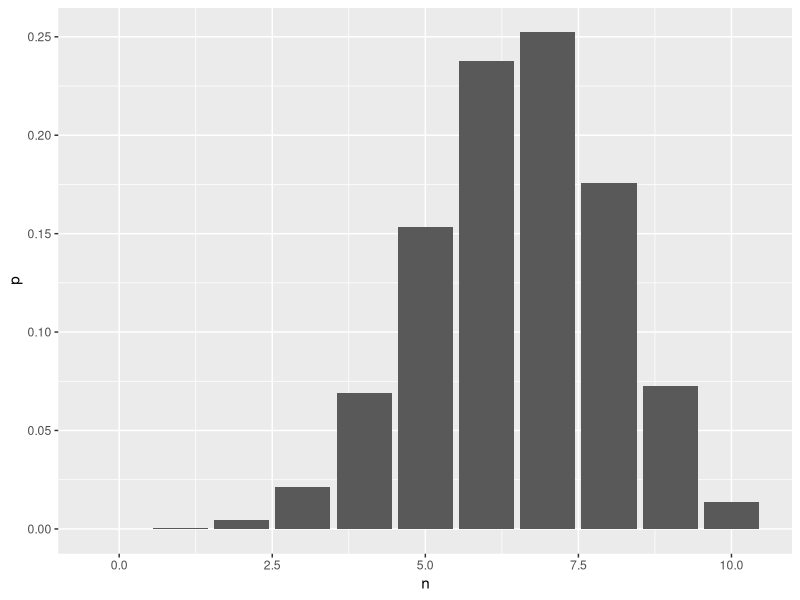
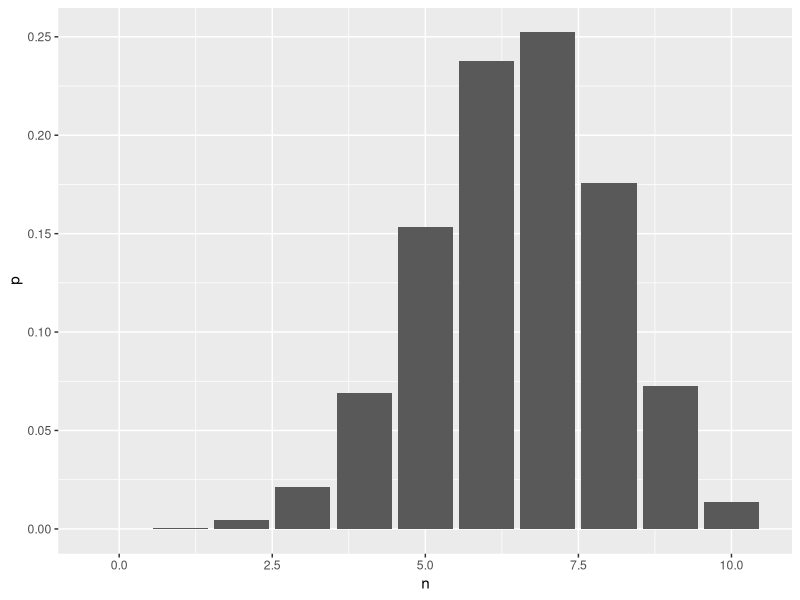
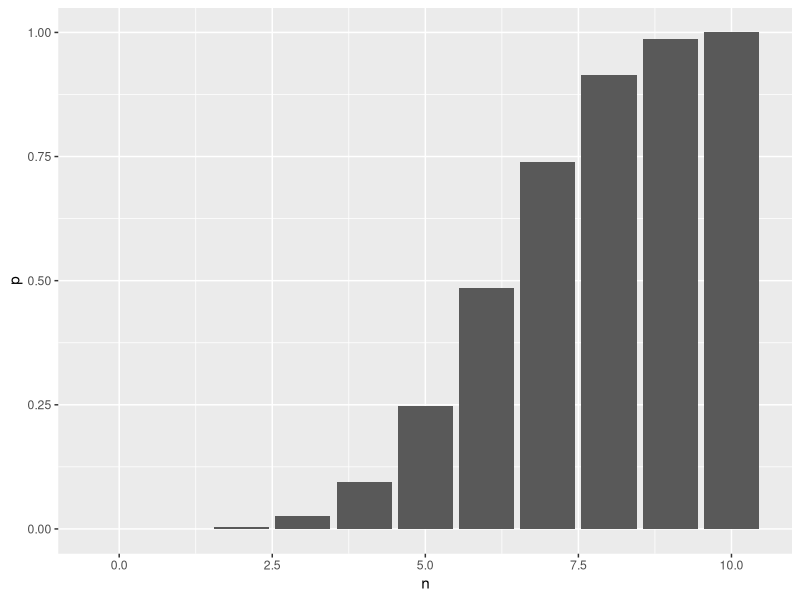
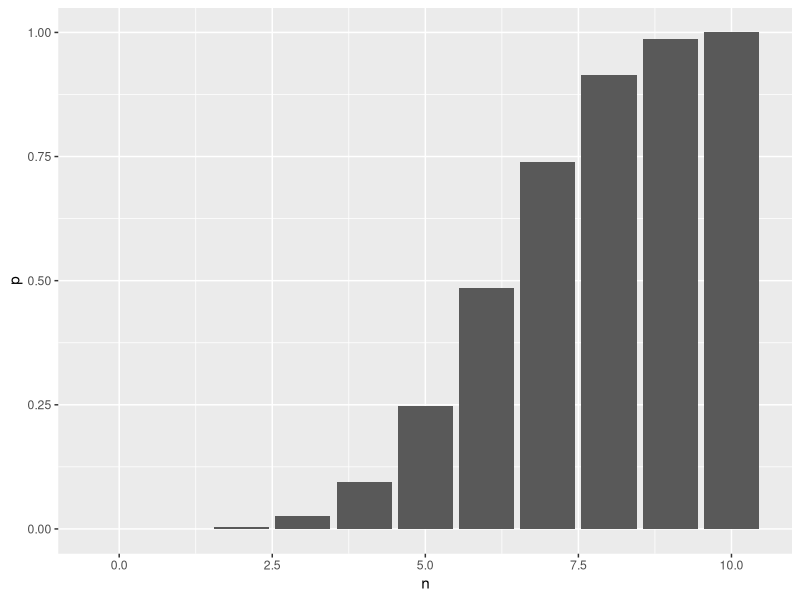
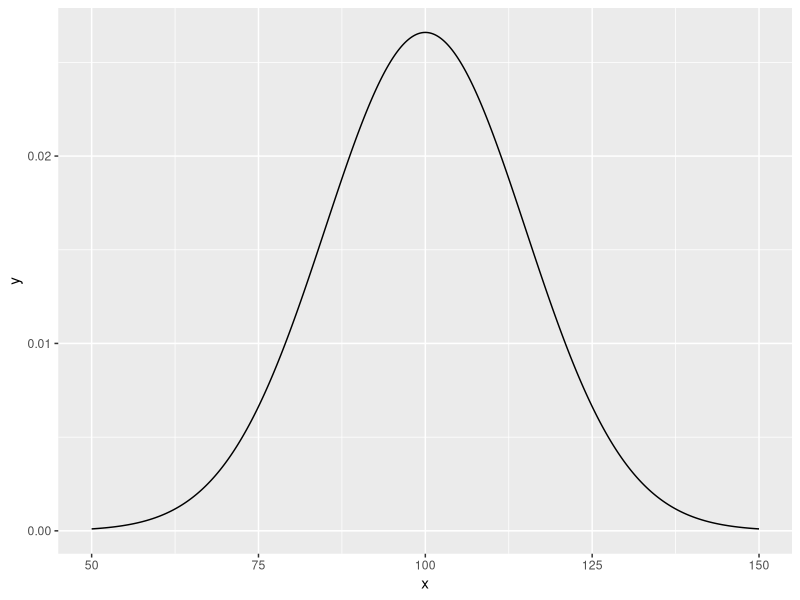
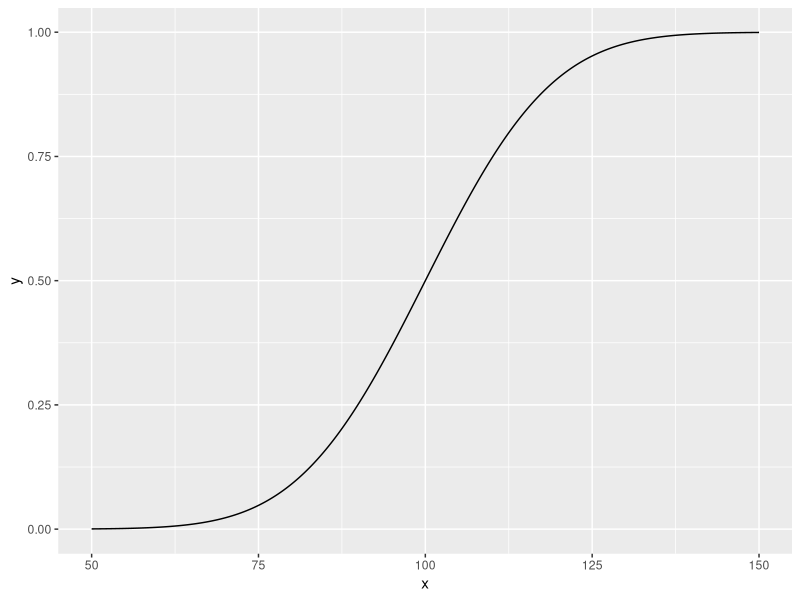
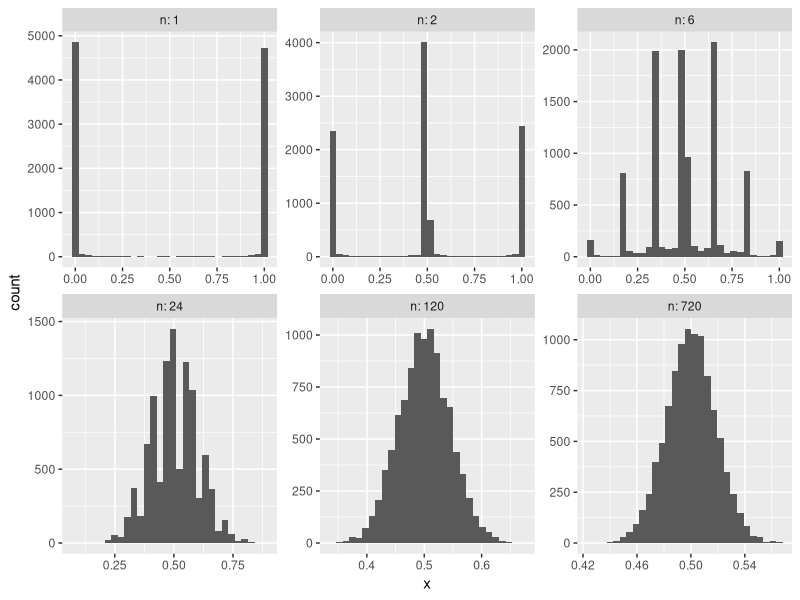

Source code (R) for these figures, in order:
## ---- chunk 1
library(tidyverse)
## ---- chunk 2
p.drug <- 0.01
p.pos.given.legit <- 0.05
p.neg.given.drug <- 0.1
## ---- chunk 3
p.legit <- 1 - p.drug
p.neg.given.legit <- 1 - p.pos.given.legit
p.neg <- p.neg.given.drug * p.drug + p.neg.given.legit * p.legit
p.legit.given.neg <- p.neg.given.legit * p.legit / p.neg
## ---- chunk 4
p.pos.given.drug <- 1 - p.neg.given.drug
p.pos <- p.pos.given.drug * p.drug + p.pos.given.legit * p.legit
p.drug.given.pos <- p.pos.given.drug * p.drug / p.pos
## ---- chunk 5
p.head <- 0.65
## ---- chunk 6
sum(runif(10) < p.head)
## ---- chunk 7
replicate(100, sum(runif(10) < p.head))
## ---- chunk 8
rbinom(100, 10, p.head)
## ---- chunk 9
choose(10, 3) * p.head^3 * (1 - p.head)^7
## ---- chunk 10
dbinom(3, 10, p.head)
## ---- chunk 11
n <- 0:10
p <- choose(10, n) * p.head^n * (1 - p.head)^(10 - n)
tibble(n = n, p = p) %>%
  ggplot(aes(n, p)) +
  geom_bar(stat = "identity")
## ---- chunk 12
tibble(n = n, p = dbinom(n, 10, p.head)) %>%
  ggplot(aes(n, p)) +
  geom_bar(stat = "identity")
## ---- chunk 13
pmf <- function(n) choose(10, n) * p.head^n * (1 - p.head)^(10 - n)
sum(pmf(0:3))
## ---- chunk 14
pbinom(3, 10, p.head)
## ---- chunk 15
cdf <- Vectorize(function(n) sum(pmf(0:n)))
tibble(n = 0:10, p = cdf(n)) %>%
  ggplot(aes(n, p)) +
  geom_bar(stat = "identity")
## ---- chunk 16
tibble(n = 0:10, p = pbinom(n, 10, p.head)) %>%
  ggplot(aes(n, p)) +
  geom_bar(stat = "identity")
## ---- chunk 17
min((0:10)[cdf(0:10) >= 0.5])
## ---- chunk 18
qbinom(0.5, 10, p.head)
## ---- chunk 19
ev <- sum(pmf(0:10) * 0:10)
## ---- chunk 20
mean(rbinom(10000, 10, p.head))
## ---- chunk 21
sqrt(sum(pmf(0:10) * (0:10 - ev)^2))
## ---- chunk 22
samples <- rbinom(10000, 10, p.head)
sqrt(mean((samples - mean(samples))^2)) # (very slightly) biased
sqrt(sum((samples - mean(samples))^2) / (length(samples) - 1)) # unbiased
## ---- chunk 23
rnorm(10, 100, 15)
## ---- chunk 24
tibble(x = seq(50, 150, 0.1), y = dnorm(x, 100, 15)) %>%
  ggplot(aes(x, y)) +
  geom_line()
## ---- chunk 25
pnorm(120, 100, 15)
## ---- chunk 26
pnorm(120, 100, 15) - pnorm(80, 100, 15)
## ---- chunk 27
tibble(x = seq(50, 150, 0.1), y = pnorm(x, 100, 15)) %>%
  ggplot(aes(x, y)) +
  geom_line()
## ---- chunk 28
qnorm(0.9, 100, 15)
## ---- chunk 29
mean(rnorm(10000, 100, 15))
## ---- chunk 30
samples <- rnorm(10000, 100, 15)
sqrt(mean((samples - mean(samples))^2)) # (very slightly) biased
sqrt(sum((samples - mean(samples))^2) / (length(samples) - 1)) # unbiased
## ---- chunk 31
sample.size <- 10000
bind_rows(map(
  factorial(1:6),
  ~ tibble(n = ., x = replicate(sample.size, mean(rbeta(., 0.01, 0.01))))
)) %>%
  ggplot(aes(x)) +
  geom_histogram() +
  facet_wrap(vars(n), nrow = 2, scales = "free", labeller = "label_both")
